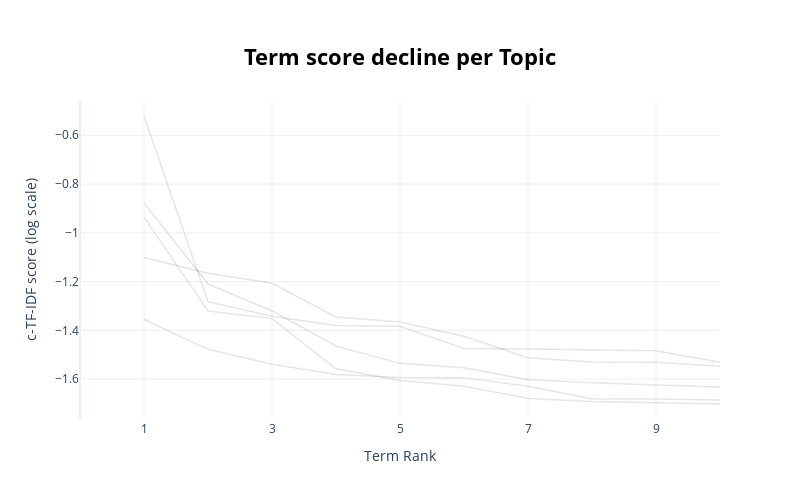

The code cell stored with this chart in its notebook:
### Code cell
# check all of topics:term rank vs c-TF-IDF score
fig_termrank = topic_model.visualize_term_rank(log_scale=True)
fig_termrank.show()

### Figure 1 — Plotly figure (JSON) as saved in the notebook; plotly's stock layout.template omitted (floating-point values rounded to 4 significant figures)
{"data": [{"hovertext": "<b>Topic 0</b>:wa_product_one_work_great_use_would", "line": {"color": "black", "width": 1.5}, "mode": "lines+lines", "name": "", "opacity": 0.1, "type": "scatter", "x": [1, 2, 3, 4, 5, 6, 7, 8, 9, 10], "y": [-1.355, -1.478, -1.539, -1.582, -1.594, -1.594, -1.629, -1.681, -1.681, -1.686]}, {"hovertext": "<b>Topic 1</b>:book_read_wa_story_one_good_ha_like", "line": {"color": "black", "width": 1.5}, "mode": "lines+lines", "name": "", "opacity": 0.1, "type": "scatter", "x": [1, 2, 3, 4, 5, 6, 7, 8, 9, 10], "y": [-0.9354, -1.321, -1.352, -1.558, -1.606, -1.629, -1.68, -1.692, -1.697, -1.702]}, {"hovertext": "<b>Topic 2</b>:album_cd_song_music_like_track_one_", "line": {"color": "black", "width": 1.5}, "mode": "lines+lines", "name": "", "opacity": 0.1, "type": "scatter", "x": [1, 2, 3, 4, 5, 6, 7, 8, 9, 10], "y": [-1.101, -1.166, -1.207, -1.345, -1.366, -1.424, -1.513, -1.53, -1.53, -1.548]}, {"hovertext": "<b>Topic 3</b>:movie_film_wa_one_dvd_great_see_wat", "line": {"color": "black", "width": 1.5}, "mode": "lines+lines", "name": "", "opacity": 0.1, "type": "scatter", "x": [1, 2, 3, 4, 5, 6, 7, 8, 9, 10], "y": [-0.8779, -1.21, -1.32, -1.464, -1.535, -1.553, -1.603, -1.615, -1.624, -1.633]}, {"hovertext": "<b>Topic 4</b>:game_fun_one_graphic_play_wa_like_g", "line": {"color": "black", "width": 1.5}, "mode": "lines+lines", "name": "", "opacity": 0.1, "type": "scatter", "x": [1, 2, 3, 4, 5, 6, 7, 8, 9, 10], "y": [-0.5209, -1.282, -1.342, -1.38, -1.384, -1.474, -1.476, -1.48, -1.484, -1.531]}], "layout": {"height": 500, "hoverlabel": {"bgcolor": "white", "font": {"family": "Rockwell", "size": 16}}, "showlegend": false, "title": {"font": {"color": "Black", "size": 22}, "text": "<b>Term score decline per Topic</b>", "x": 0.5, "xanchor": "center", "y": 0.9, "yanchor": "top"}, "width": 800, "xaxis": {"dtick": 2, "range": [0, 10], "tick0": 1, "title": {"text": "Term Rank"}}, "yaxis": {"title": {"text": "c-TF-IDF score (log scale)"}}}}
